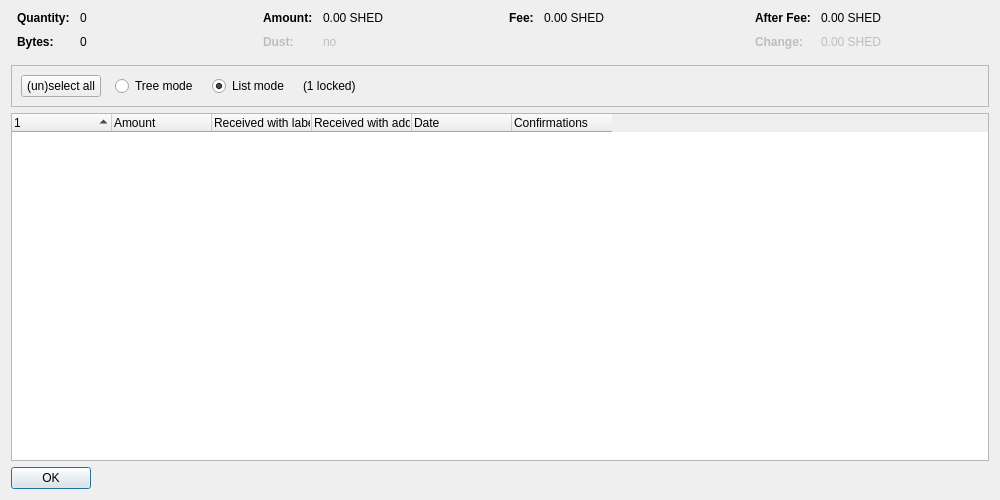
<?xml version="1.0" encoding="UTF-8"?>
<ui version="4.0">
 <class>CoinControlDialog</class>
 <widget class="QDialog" name="CoinControlDialog">
  <property name="geometry">
   <rect>
    <x>0</x>
    <y>0</y>
    <width>1000</width>
    <height>500</height>
   </rect>
  </property>
  <property name="windowTitle">
   <string>Coin Selection</string>
  </property>
  <layout class="QVBoxLayout" name="verticalLayout">
   <item>
    <layout class="QHBoxLayout" name="horizontalLayoutTop" stretch="0,0,0,0">
     <property name="topMargin">
      <number>0</number>
     </property>
     <property name="bottomMargin">
      <number>10</number>
     </property>
     <item>
      <layout class="QFormLayout" name="formLayoutCoinControl1">
       <property name="horizontalSpacing">
        <number>10</number>
       </property>
       <property name="verticalSpacing">
        <number>10</number>
       </property>
       <property name="leftMargin">
        <number>6</number>
       </property>
       <property name="rightMargin">
        <number>6</number>
       </property>
       <item row="0" column="0">
        <widget class="QLabel" name="labelCoinControlQuantityText">
         <property name="font">
          <font>
           <weight>75</weight>
           <bold>true</bold>
          </font>
         </property>
         <property name="text">
          <string>Quantity:</string>
         </property>
        </widget>
       </item>
       <item row="0" column="1">
        <widget class="QLabel" name="labelCoinControlQuantity">
         <property name="cursor">
          <cursorShape>IBeamCursor</cursorShape>
         </property>
         <property name="contextMenuPolicy">
          <enum>Qt::ActionsContextMenu</enum>
         </property>
         <property name="text">
          <string notr="true">0</string>
         </property>
         <property name="textInteractionFlags">
          <set>Qt::LinksAccessibleByMouse|Qt::TextSelectableByKeyboard|Qt::TextSelectableByMouse</set>
         </property>
        </widget>
       </item>
       <item row="1" column="0">
        <widget class="QLabel" name="labelCoinControlBytesText">
         <property name="font">
          <font>
           <weight>75</weight>
           <bold>true</bold>
          </font>
         </property>
         <property name="text">
          <string>Bytes:</string>
         </property>
        </widget>
       </item>
       <item row="1" column="1">
        <widget class="QLabel" name="labelCoinControlBytes">
         <property name="cursor">
          <cursorShape>IBeamCursor</cursorShape>
         </property>
         <property name="contextMenuPolicy">
          <enum>Qt::ActionsContextMenu</enum>
         </property>
         <property name="text">
          <string notr="true">0</string>
         </property>
         <property name="textInteractionFlags">
          <set>Qt::LinksAccessibleByMouse|Qt::TextSelectableByKeyboard|Qt::TextSelectableByMouse</set>
         </property>
        </widget>
       </item>
      </layout>
     </item>
     <item>
      <layout class="QFormLayout" name="formLayoutCoinControl2">
       <property name="horizontalSpacing">
        <number>10</number>
       </property>
       <property name="verticalSpacing">
        <number>10</number>
       </property>
       <property name="leftMargin">
        <number>6</number>
       </property>
       <property name="rightMargin">
        <number>6</number>
       </property>
       <item row="0" column="0">
        <widget class="QLabel" name="labelCoinControlAmountText">
         <property name="font">
          <font>
           <weight>75</weight>
           <bold>true</bold>
          </font>
         </property>
         <property name="text">
          <string>Amount:</string>
         </property>
        </widget>
       </item>
       <item row="0" column="1">
        <widget class="QLabel" name="labelCoinControlAmount">
         <property name="cursor">
          <cursorShape>IBeamCursor</cursorShape>
         </property>
         <property name="contextMenuPolicy">
          <enum>Qt::ActionsContextMenu</enum>
         </property>
         <property name="text">
          <string notr="true">0.00 SHED</string>
         </property>
         <property name="textInteractionFlags">
          <set>Qt::LinksAccessibleByMouse|Qt::TextSelectableByKeyboard|Qt::TextSelectableByMouse</set>
         </property>
        </widget>
       </item>
       <item row="1" column="0">
        <widget class="QLabel" name="labelCoinControlLowOutputText">
         <property name="enabled">
          <bool>false</bool>
         </property>
         <property name="font">
          <font>
           <weight>75</weight>
           <bold>true</bold>
          </font>
         </property>
         <property name="text">
          <string>Dust:</string>
         </property>
        </widget>
       </item>
       <item row="1" column="1">
        <widget class="QLabel" name="labelCoinControlLowOutput">
         <property name="enabled">
          <bool>false</bool>
         </property>
         <property name="cursor">
          <cursorShape>IBeamCursor</cursorShape>
         </property>
         <property name="contextMenuPolicy">
          <enum>Qt::ActionsContextMenu</enum>
         </property>
         <property name="text">
          <string notr="true">no</string>
         </property>
         <property name="textInteractionFlags">
          <set>Qt::LinksAccessibleByMouse|Qt::TextSelectableByKeyboard|Qt::TextSelectableByMouse</set>
         </property>
        </widget>
       </item>
      </layout>
     </item>
     <item>
      <layout class="QFormLayout" name="formLayoutCoinControl3">
       <property name="horizontalSpacing">
        <number>10</number>
       </property>
       <property name="verticalSpacing">
        <number>10</number>
       </property>
       <property name="leftMargin">
        <number>6</number>
       </property>
       <property name="rightMargin">
        <number>6</number>
       </property>
       <item row="0" column="0">
        <widget class="QLabel" name="labelCoinControlFeeText">
         <property name="font">
          <font>
           <weight>75</weight>
           <bold>true</bold>
          </font>
         </property>
         <property name="text">
          <string>Fee:</string>
         </property>
        </widget>
       </item>
       <item row="0" column="1">
        <widget class="QLabel" name="labelCoinControlFee">
         <property name="cursor">
          <cursorShape>IBeamCursor</cursorShape>
         </property>
         <property name="contextMenuPolicy">
          <enum>Qt::ActionsContextMenu</enum>
         </property>
         <property name="text">
          <string notr="true">0.00 SHED</string>
         </property>
         <property name="textInteractionFlags">
          <set>Qt::LinksAccessibleByMouse|Qt::TextSelectableByKeyboard|Qt::TextSelectableByMouse</set>
         </property>
        </widget>
       </item>
      </layout>
     </item>
     <item>
      <layout class="QFormLayout" name="formLayoutCoinControl4">
       <property name="horizontalSpacing">
        <number>10</number>
       </property>
       <property name="verticalSpacing">
        <number>10</number>
       </property>
       <property name="leftMargin">
        <number>6</number>
       </property>
       <property name="rightMargin">
        <number>6</number>
       </property>
       <item row="0" column="0">
        <widget class="QLabel" name="labelCoinControlAfterFeeText">
         <property name="font">
          <font>
           <weight>75</weight>
           <bold>true</bold>
          </font>
         </property>
         <property name="text">
          <string>After Fee:</string>
         </property>
        </widget>
       </item>
       <item row="0" column="1">
        <widget class="QLabel" name="labelCoinControlAfterFee">
         <property name="cursor">
          <cursorShape>IBeamCursor</cursorShape>
         </property>
         <property name="contextMenuPolicy">
          <enum>Qt::ActionsContextMenu</enum>
         </property>
         <property name="text">
          <string notr="true">0.00 SHED</string>
         </property>
         <property name="textInteractionFlags">
          <set>Qt::LinksAccessibleByMouse|Qt::TextSelectableByKeyboard|Qt::TextSelectableByMouse</set>
         </property>
        </widget>
       </item>
       <item row="1" column="0">
        <widget class="QLabel" name="labelCoinControlChangeText">
         <property name="enabled">
          <bool>false</bool>
         </property>
         <property name="font">
          <font>
           <weight>75</weight>
           <bold>true</bold>
          </font>
         </property>
         <property name="text">
          <string>Change:</string>
         </property>
        </widget>
       </item>
       <item row="1" column="1">
        <widget class="QLabel" name="labelCoinControlChange">
         <property name="enabled">
          <bool>false</bool>
         </property>
         <property name="cursor">
          <cursorShape>IBeamCursor</cursorShape>
         </property>
         <property name="contextMenuPolicy">
          <enum>Qt::ActionsContextMenu</enum>
         </property>
         <property name="text">
          <string notr="true">0.00 SHED</string>
         </property>
         <property name="textInteractionFlags">
          <set>Qt::LinksAccessibleByMouse|Qt::TextSelectableByKeyboard|Qt::TextSelectableByMouse</set>
         </property>
        </widget>
       </item>
      </layout>
     </item>
    </layout>
   </item>
   <item>
    <widget class="QFrame" name="frame">
     <property name="minimumSize">
      <size>
       <width>0</width>
       <height>40</height>
      </size>
     </property>
     <property name="frameShape">
      <enum>QFrame::StyledPanel</enum>
     </property>
     <property name="frameShadow">
      <enum>QFrame::Sunken</enum>
     </property>
     <layout class="QHBoxLayout" name="horizontalLayout">
      <item>
       <layout class="QHBoxLayout" name="horizontalLayoutPanel" stretch="0,0,0,0,0">
        <property name="spacing">
         <number>14</number>
        </property>
        <item>
         <widget class="QPushButton" name="pushButtonSelectAll">
          <property name="sizePolicy">
           <sizepolicy hsizetype="Maximum" vsizetype="Fixed">
            <horstretch>0</horstretch>
            <verstretch>0</verstretch>
           </sizepolicy>
          </property>
          <property name="text">
           <string>(un)select all</string>
          </property>
          <property name="autoDefault">
           <bool>false</bool>
          </property>
         </widget>
        </item>
        <item>
         <widget class="QRadioButton" name="radioTreeMode">
          <property name="sizePolicy">
           <sizepolicy hsizetype="Maximum" vsizetype="Fixed">
            <horstretch>0</horstretch>
            <verstretch>0</verstretch>
           </sizepolicy>
          </property>
          <property name="text">
           <string>Tree mode</string>
          </property>
         </widget>
        </item>
        <item>
         <widget class="QRadioButton" name="radioListMode">
          <property name="sizePolicy">
           <sizepolicy hsizetype="Maximum" vsizetype="Fixed">
            <horstretch>0</horstretch>
            <verstretch>0</verstretch>
           </sizepolicy>
          </property>
          <property name="text">
           <string>List mode</string>
          </property>
          <property name="checked">
           <bool>true</bool>
          </property>
         </widget>
        </item>
        <item>
         <widget class="QLabel" name="labelLocked">
          <property name="text">
           <string notr="true">(1 locked)</string>
          </property>
         </widget>
        </item>
        <item>
         <spacer name="horizontalSpacer">
          <property name="orientation">
           <enum>Qt::Horizontal</enum>
          </property>
          <property name="sizeHint" stdset="0">
           <size>
            <width>40</width>
            <height>20</height>
           </size>
          </property>
         </spacer>
        </item>
       </layout>
      </item>
     </layout>
    </widget>
   </item>
   <item>
    <widget class="CoinControlTreeWidget" name="treeWidget">
     <property name="contextMenuPolicy">
      <enum>Qt::CustomContextMenu</enum>
     </property>
     <property name="sortingEnabled">
      <bool>false</bool>
     </property>
     <property name="columnCount">
      <number>6</number>
     </property>
     <attribute name="headerShowSortIndicator" stdset="0">
      <bool>true</bool>
     </attribute>
     <attribute name="headerStretchLastSection">
      <bool>false</bool>
     </attribute>
     <column>
      <property name="text">
       <string/>
      </property>
     </column>
     <column>
      <property name="text">
       <string>Amount</string>
      </property>
     </column>
     <column>
      <property name="text">
       <string>Received with label</string>
      </property>
     </column>
     <column>
      <property name="text">
       <string>Received with address</string>
      </property>
     </column>
     <column>
      <property name="text">
       <string>Date</string>
      </property>
     </column>
     <column>
      <property name="text">
       <string>Confirmations</string>
      </property>
      <property name="toolTip">
       <string>Confirmed</string>
      </property>
     </column>
     <column>
      <property name="text">
       <string/>
      </property>
     </column>
     <column>
      <property name="text">
       <string/>
      </property>
     </column>
     <column>
      <property name="text">
       <string/>
      </property>
     </column>
     <column>
      <property name="text">
       <string/>
      </property>
     </column>
    </widget>
   </item>
   <item>
    <widget class="QDialogButtonBox" name="buttonBox">
     <property name="sizePolicy">
      <sizepolicy hsizetype="Maximum" vsizetype="Fixed">
       <horstretch>0</horstretch>
       <verstretch>0</verstretch>
      </sizepolicy>
     </property>
     <property name="orientation">
      <enum>Qt::Horizontal</enum>
     </property>
     <property name="standardButtons">
      <set>QDialogButtonBox::Ok</set>
     </property>
    </widget>
   </item>
  </layout>
 </widget>
 <customwidgets>
  <customwidget>
   <class>CoinControlTreeWidget</class>
   <extends>QTreeWidget</extends>
   <header>qt/coincontroltreewidget.h</header>
  </customwidget>
 </customwidgets>
 <resources/>
 <connections/>
</ui>
